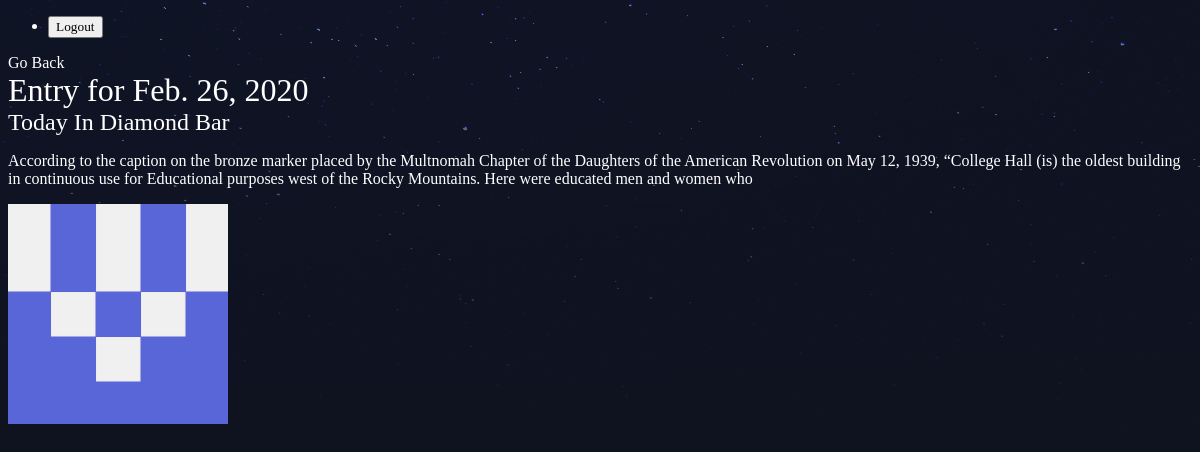
Page /dailyjournal/today-in-diamond-bar on the committed database.
### dailyjournal/models.py (models this page shows, shortened)
class Entry(models.Model):
    title = models.CharField(max_length=100)
    slug = models.SlugField()
    body = models.TextField(max_length=300)
    date = models.DateField(auto_now_add=True)
    thumb = models.ImageField(default='default.png',blank=True)

### dailyjournal/views.py (the view)
# urls.py: path('<slug:slug>', views.entry_detail, name='detail'),
def entry_detail(request,slug):
    entry = Entry.objects.get(slug=slug)
    return render(request, 'dailyjournal/entry.html', {'entry' : entry})

### dailyjournal/templates/dailyjournal/entry.html
{% extends 'base.html' %}
{% block content %}
    <h4><a href="/dailyjournal/">Go Back</a></h4>
    <h1>Entry for {{ entry.date }} </h1>
    <div class="entry">
        <h2>{{ entry.title }}</a></h2>
        <p> {{ entry.body }}</p>
        <p><img src="{{ entry.thumb.url }}"></p>
    </div>
{% endblock %}

### static/styles.css (style rules this page uses)
body { background-color: #0f121f; background-image: url(/static/stars.png); background-repeat: no-repeat; background-size: cover; color: #fff; }
body * { font-family: Ubuntu; }
h1, h2, h3, h4, h5 { font-weight: normal; margin: 0; }
a, a:hover, a:visited { color: #fff; text-decoration: none; }

### rows in the picture
Entry: date "Feb. 26, 2020", title "Today In Diamond Bar", body "According to the caption on the bronze marker placed by the Multnomah Chapter of the Daughters of the American Revolution on May 12, 1939, “College Hall (is) the oldest building in continuous use for Educational purposes west of the Rocky Mountains. Here were educated men and women who", thumb (placeholder picture)
